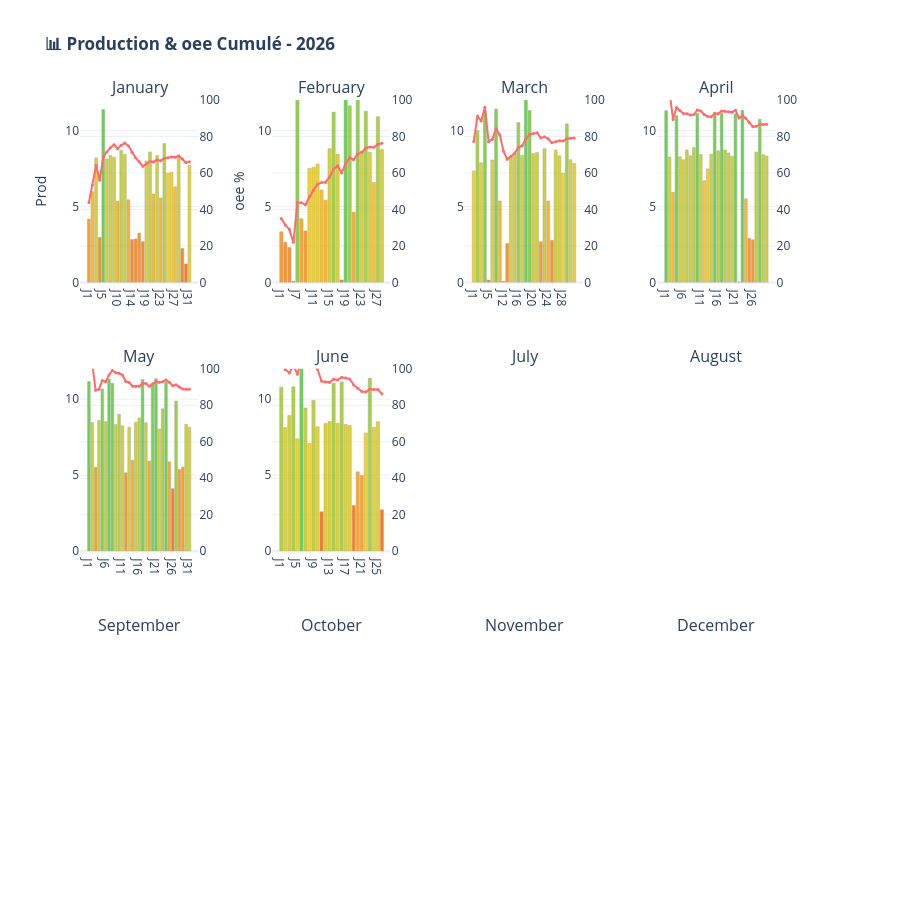

Notebook source saved alongside this figure:
### Code cell
dashboard.plot_histogramme_annuee(annea=2026, nom_produit='Ester')

### Figure 1 — Plotly figure (JSON) as saved in the notebook; plotly's stock layout.template omitted (floating-point values rounded to 4 significant figures)
{"data": [{"hovertemplate": "<b>%{x}</b><br>Prod: %{y:.1f}<extra></extra>", "marker": {"color": ["rgba(255, 143, 0, 0.85)", "rgba(255, 174, 0, 0.85)", "rgba(206, 204, 13, 0.85)", "rgba(255, 122, 0, 0.85)", "rgba(76, 204, 50, 0.85)", "rgba(209, 204, 12, 0.85)", "rgba(200, 204, 15, 0.85)", "rgba(204, 204, 14, 0.85)", "rgba(255, 163, 0, 0.85)", "rgba(185, 204, 19, 0.85)", "rgba(196, 204, 16, 0.85)", "rgba(255, 164, 0, 0.85)", "rgba(255, 119, 0, 0.85)", "rgba(255, 120, 0, 0.85)", "rgba(255, 127, 0, 0.85)", "rgba(255, 117, 0, 0.85)", "rgba(214, 204, 11, 0.85)", "rgba(190, 204, 18, 0.85)", "rgba(255, 171, 0, 0.85)", "rgba(200, 204, 15, 0.85)", "rgba(255, 167, 0, 0.85)", "rgba(167, 204, 24, 0.85)", "rgba(247, 204, 2, 0.85)", "rgba(244, 204, 2, 0.85)", "rgba(255, 179, 0, 0.85)", "rgba(203, 204, 14, 0.85)", "rgba(255, 109, 0, 0.85)", "rgba(255, 92, 0, 0.85)", "rgba(226, 204, 8, 0.85)"], "line": {"color": "darkgray", "width": 0.5}}, "name": "Prod", "showlegend": false, "text": ["4", "6", "8", "3", "11", "8", "8", "8", "5", "9", "8", "5", "3", "3", "3", "3", "8", "9", "6", "8", "6", "9", "7", "7", "6", "8", "2", "1", "8"], "textposition": "none", "type": "bar", "x": ["J1", "J2", "J3", "J4", "J5", "J6", "J7", "J8", "J10", "J11", "J12", "J13", "J14", "J15", "J16", "J18", "J19", "J20", "J21", "J22", "J23", "J24", "J25", "J26", "J27", "J28", "J29", "J30", "J31"], "xaxis": "x", "y": [4.167, 5.966, 8.185, 2.966, 11.38, 8.117, 8.34, 8.239, 5.331, 8.698, 8.424, 5.431, 2.823, 2.862, 3.243, 2.682, 7.985, 8.584, 5.814, 8.344, 5.56, 9.143, 7.184, 7.245, 6.285, 8.252, 2.235, 1.218, 7.708], "yaxis": "y"}, {"hovertemplate": "<b>%{x}</b><br>oee: %{y:.0f}%<extra></extra>", "line": {"color": "#FF6B6B", "width": 2}, "marker": {"color": "#FF6B6B", "size": 3}, "mode": "lines+markers", "name": "oee", "showlegend": false, "type": "scatter", "x": ["J1", "J2", "J3", "J4", "J5", "J6", "J7", "J8", "J10", "J11", "J12", "J13", "J14", "J15", "J16", "J18", "J19", "J20", "J21", "J22", "J23", "J24", "J25", "J26", "J27", "J28", "J29", "J30", "J31"], "xaxis": "x", "y": [43.87, 53.33, 64.27, 56.01, 68.77, 71.55, 73.87, 75.47, 73.32, 75.15, 76.38, 74.78, 71.31, 68.37, 66.09, 63.72, 64.92, 66.33, 66.06, 67.15, 66.74, 68.08, 68.41, 68.73, 68.63, 69.33, 67.64, 65.68, 66.21], "yaxis": "y2"}, {"hovertemplate": "<b>%{x}</b><br>Prod: %{y:.1f}<extra></extra>", "marker": {"color": ["rgba(255, 139, 0, 0.85)", "rgba(255, 129, 0, 0.85)", "rgba(255, 124, 0, 0.85)", "rgba(255, 92, 0, 0.85)", "rgba(118, 204, 38, 0.85)", "rgba(255, 151, 0, 0.85)", "rgba(255, 139, 0, 0.85)", "rgba(242, 204, 3, 0.85)", "rgba(240, 204, 4, 0.85)", "rgba(235, 204, 5, 0.85)", "rgba(255, 178, 0, 0.85)", "rgba(255, 168, 0, 0.85)", "rgba(209, 204, 12, 0.85)", "rgba(148, 204, 29, 0.85)", "rgba(218, 204, 10, 0.85)", "rgba(255, 93, 0, 0.85)", "rgba(76, 204, 50, 0.85)", "rgba(137, 204, 32, 0.85)", "rgba(255, 157, 0, 0.85)", "rgba(118, 204, 38, 0.85)", "rgba(213, 204, 11, 0.85)", "rgba(146, 204, 30, 0.85)", "rgba(215, 204, 11, 0.85)", "rgba(255, 185, 0, 0.85)", "rgba(155, 204, 27, 0.85)", "rgba(210, 204, 12, 0.85)"], "line": {"color": "darkgray", "width": 0.5}}, "name": "Prod", "showlegend": false, "text": ["3", "3", "2", "0", "12", "4", "3", "7", "8", "8", "6", "5", "9", "11", "8", "0", "14", "12", "5", "12", "9", "11", "9", "7", "11", "9"], "textposition": "none", "type": "bar", "x": ["J1", "J2", "J3", "J6", "J7", "J8", "J9", "J10", "J11", "J12", "J13", "J14", "J15", "J16", "J17", "J18", "J19", "J20", "J21", "J22", "J23", "J24", "J25", "J26", "J27", "J28"], "xaxis": "x2", "y": [3.331, 2.65, 2.297, 0.06924, 12.38, 4.185, 3.384, 7.499, 7.578, 7.783, 6.08, 5.402, 8.798, 11.2, 8.423, 0.1614, 14.02, 11.62, 4.628, 12.38, 8.62, 11.26, 8.557, 6.58, 10.9, 8.743], "yaxis": "y3"}, {"hovertemplate": "<b>%{x}</b><br>oee: %{y:.0f}%<extra></extra>", "line": {"color": "#FF6B6B", "width": 2}, "marker": {"color": "#FF6B6B", "size": 3}, "mode": "lines+markers", "name": "oee", "showlegend": false, "type": "scatter", "x": ["J1", "J2", "J3", "J6", "J7", "J8", "J9", "J10", "J11", "J12", "J13", "J14", "J15", "J16", "J17", "J18", "J19", "J20", "J21", "J22", "J23", "J24", "J25", "J26", "J27", "J28"], "xaxis": "x2", "y": [35.06, 31.48, 29.04, 21.96, 43.63, 43.7, 42.54, 47.09, 50.72, 53.84, 54.77, 54.94, 57.84, 62.13, 63.9, 60.01, 65.17, 68.34, 67.31, 70.46, 71.42, 73.56, 74.28, 74.07, 75.7, 76.33], "yaxis": "y4"}, {"hovertemplate": "<b>%{x}</b><br>Prod: %{y:.1f}<extra></extra>", "marker": {"color": ["rgba(243, 204, 3, 0.85)", "rgba(154, 204, 28, 0.85)", "rgba(225, 204, 8, 0.85)", "rgba(110, 204, 40, 0.85)", "rgba(255, 93, 0, 0.85)", "rgba(219, 204, 9, 0.85)", "rgba(106, 204, 41, 0.85)", "rgba(255, 168, 0, 0.85)", "rgba(255, 92, 0, 0.85)", "rgba(255, 127, 0, 0.85)", "rgba(212, 204, 11, 0.85)", "rgba(206, 204, 13, 0.85)", "rgba(136, 204, 33, 0.85)", "rgba(209, 204, 12, 0.85)", "rgba(76, 204, 50, 0.85)", "rgba(110, 204, 40, 0.85)", "rgba(205, 204, 13, 0.85)", "rgba(202, 204, 14, 0.85)", "rgba(255, 129, 0, 0.85)", "rgba(194, 204, 16, 0.85)", "rgba(255, 168, 0, 0.85)", "rgba(255, 130, 0, 0.85)", "rgba(197, 204, 16, 0.85)", "rgba(210, 204, 12, 0.85)", "rgba(249, 204, 1, 0.85)", "rgba(139, 204, 32, 0.85)", "rgba(218, 204, 10, 0.85)", "rgba(226, 204, 7, 0.85)"], "line": {"color": "darkgray", "width": 0.5}}, "name": "Prod", "showlegend": false, "text": ["7", "10", "8", "11", "0", "8", "11", "5", "0", "3", "8", "8", "11", "8", "12", "11", "8", "9", "3", "9", "5", "3", "9", "8", "7", "10", "8", "8"], "textposition": "none", "type": "bar", "x": ["J1", "J2", "J3", "J4", "J5", "J6", "J7", "J8", "J12", "J13", "J14", "J15", "J16", "J17", "J18", "J19", "J20", "J21", "J22", "J23", "J24", "J25", "J26", "J27", "J28", "J29", "J30", "J31"], "xaxis": "x3", "y": [7.337, 9.989, 7.876, 11.28, 0.1545, 8.057, 11.4, 5.354, 0.06962, 2.556, 8.255, 8.442, 10.51, 8.363, 12.3, 11.3, 8.471, 8.552, 2.671, 8.798, 5.353, 2.77, 8.716, 8.33, 7.173, 10.43, 8.077, 7.833], "yaxis": "y5"}, {"hovertemplate": "<b>%{x}</b><br>oee: %{y:.0f}%<extra></extra>", "line": {"color": "#FF6B6B", "width": 2}, "marker": {"color": "#FF6B6B", "size": 3}, "mode": "lines+markers", "name": "oee", "showlegend": false, "type": "scatter", "x": ["J1", "J2", "J3", "J4", "J5", "J6", "J7", "J8", "J12", "J13", "J14", "J15", "J16", "J17", "J18", "J19", "J20", "J21", "J22", "J23", "J24", "J25", "J26", "J27", "J28", "J29", "J30", "J31"], "xaxis": "x3", "y": [77.23, 91.19, 88.43, 96.01, 77.13, 78.41, 84.36, 80.86, 71.95, 67.45, 69.22, 70.85, 73.92, 74.93, 78.56, 81.09, 81.57, 82.04, 79.2, 79.87, 78.75, 76.49, 77.16, 77.6, 77.51, 78.76, 78.99, 79.11], "yaxis": "y6"}, {"hovertemplate": "<b>%{x}</b><br>Prod: %{y:.1f}<extra></extra>", "marker": {"color": ["rgba(77, 204, 49, 0.85)", "rgba(203, 204, 14, 0.85)", "rgba(255, 176, 0, 0.85)", "rgba(91, 204, 45, 0.85)", "rgba(202, 204, 14, 0.85)", "rgba(210, 204, 12, 0.85)", "rgba(184, 204, 19, 0.85)", "rgba(200, 204, 15, 0.85)", "rgba(177, 204, 21, 0.85)", "rgba(84, 204, 47, 0.85)", "rgba(196, 204, 16, 0.85)", "rgba(255, 187, 0, 0.85)", "rgba(235, 204, 5, 0.85)", "rgba(196, 204, 16, 0.85)", "rgba(82, 204, 48, 0.85)", "rgba(186, 204, 19, 0.85)", "rgba(84, 204, 47, 0.85)", "rgba(183, 204, 19, 0.85)", "rgba(192, 204, 17, 0.85)", "rgba(201, 204, 15, 0.85)", "rgba(85, 204, 47, 0.85)", "rgba(255, 92, 0, 0.85)", "rgba(76, 204, 50, 0.85)", "rgba(255, 170, 0, 0.85)", "rgba(255, 133, 0, 0.85)", "rgba(255, 131, 0, 0.85)", "rgba(189, 204, 18, 0.85)", "rgba(100, 204, 43, 0.85)", "rgba(197, 204, 16, 0.85)", "rgba(200, 204, 15, 0.85)"], "line": {"color": "darkgray", "width": 0.5}}, "name": "Prod", "showlegend": false, "text": ["11", "8", "6", "11", "8", "8", "9", "8", "9", "11", "8", "7", "7", "8", "11", "9", "11", "9", "9", "8", "11", "0", "11", "5", "3", "3", "9", "11", "8", "8"], "textposition": "none", "type": "bar", "x": ["J1", "J2", "J3", "J4", "J5", "J6", "J7", "J8", "J9", "J10", "J11", "J12", "J13", "J14", "J15", "J16", "J17", "J18", "J19", "J20", "J21", "J22", "J23", "J24", "J25", "J26", "J27", "J28", "J29", "J30"], "xaxis": "x4", "y": [11.3, 8.247, 5.923, 10.96, 8.265, 8.068, 8.713, 8.327, 8.875, 11.12, 8.412, 6.684, 7.467, 8.426, 11.18, 8.656, 11.13, 8.717, 8.518, 8.298, 11.1, 0.02586, 11.32, 5.499, 2.906, 2.8, 8.577, 10.74, 8.402, 8.315], "yaxis": "y7"}, {"hovertemplate": "<b>%{x}</b><br>oee: %{y:.0f}%<extra></extra>", "line": {"color": "#FF6B6B", "width": 2}, "marker": {"color": "#FF6B6B", "size": 3}, "mode": "lines+markers", "name": "oee", "showlegend": false, "type": "scatter", "x": ["J1", "J2", "J3", "J4", "J5", "J6", "J7", "J8", "J9", "J10", "J11", "J12", "J13", "J14", "J15", "J16", "J17", "J18", "J19", "J20", "J21", "J22", "J23", "J24", "J25", "J26", "J27", "J28", "J29", "J30"], "xaxis": "x4", "y": [118.9, 102.9, 89.35, 95.86, 94.08, 92.56, 92.44, 91.84, 92.01, 94.52, 93.97, 92.01, 90.97, 90.81, 92.61, 92.51, 93.96, 93.84, 93.62, 93.31, 94.42, 90.14, 91.41, 90.01, 87.63, 85.39, 85.58, 86.56, 86.62, 86.65], "yaxis": "y8"}, {"hovertemplate": "<b>%{x}</b><br>Prod: %{y:.1f}<extra></extra>", "marker": {"color": ["rgba(83, 204, 47, 0.85)", "rgba(195, 204, 16, 0.85)", "rgba(255, 140, 0, 0.85)", "rgba(189, 204, 18, 0.85)", "rgba(104, 204, 42, 0.85)", "rgba(192, 204, 17, 0.85)", "rgba(77, 204, 49, 0.85)", "rgba(88, 204, 46, 0.85)", "rgba(200, 204, 15, 0.85)", "rgba(172, 204, 23, 0.85)", "rgba(203, 204, 14, 0.85)", "rgba(255, 128, 0, 0.85)", "rgba(207, 204, 13, 0.85)", "rgba(255, 156, 0, 0.85)", "rgba(193, 204, 17, 0.85)", "rgba(182, 204, 20, 0.85)", "rgba(78, 204, 49, 0.85)", "rgba(195, 204, 16, 0.85)", "rgba(255, 155, 0, 0.85)", "rgba(90, 204, 46, 0.85)", "rgba(76, 204, 50, 0.85)", "rgba(212, 204, 11, 0.85)", "rgba(157, 204, 27, 0.85)", "rgba(85, 204, 47, 0.85)", "rgba(255, 153, 0, 0.85)", "rgba(255, 92, 0, 0.85)", "rgba(136, 204, 33, 0.85)", "rgba(255, 135, 0, 0.85)", "rgba(255, 141, 0, 0.85)", "rgba(199, 204, 15, 0.85)", "rgba(207, 204, 13, 0.85)"], "line": {"color": "darkgray", "width": 0.5}}, "name": "Prod", "showlegend": false, "text": ["11", "8", "6", "9", "11", "9", "11", "11", "8", "9", "8", "5", "8", "6", "8", "9", "11", "8", "6", "11", "11", "8", "9", "11", "6", "4", "10", "5", "6", "8", "8"], "textposition": "none", "type": "bar", "x": ["J1", "J2", "J3", "J4", "J5", "J6", "J7", "J8", "J9", "J10", "J11", "J12", "J13", "J14", "J15", "J16", "J17", "J18", "J19", "J20", "J21", "J22", "J23", "J24", "J25", "J26", "J27", "J28", "J29", "J30", "J31"], "xaxis": "x5", "y": [11.17, 8.459, 5.519, 8.604, 10.67, 8.525, 11.32, 11.06, 8.335, 9.006, 8.252, 5.157, 8.156, 5.98, 8.487, 8.767, 11.3, 8.444, 5.935, 11.01, 11.35, 8.039, 9.367, 11.13, 5.88, 4.115, 9.882, 5.373, 5.532, 8.353, 8.158], "yaxis": "y9"}, {"hovertemplate": "<b>%{x}</b><br>oee: %{y:.0f}%<extra></extra>", "line": {"color": "#FF6B6B", "width": 2}, "marker": {"color": "#FF6B6B", "size": 3}, "mode": "lines+markers", "name": "oee", "showlegend": false, "type": "scatter", "x": ["J1", "J2", "J3", "J4", "J5", "J6", "J7", "J8", "J9", "J10", "J11", "J12", "J13", "J14", "J15", "J16", "J17", "J18", "J19", "J20", "J21", "J22", "J23", "J24", "J25", "J26", "J27", "J28", "J29", "J30", "J31"], "xaxis": "x5", "y": [117.6, 103.3, 88.24, 88.82, 93.53, 92.9, 96.65, 99.12, 97.85, 97.55, 96.58, 93.05, 92.5, 90.39, 90.32, 90.44, 92.12, 91.94, 90.39, 91.66, 92.99, 92.61, 92.87, 93.88, 92.6, 90.7, 91.2, 89.96, 88.86, 88.83, 88.74], "yaxis": "y10"}, {"hovertemplate": "<b>%{x}</b><br>Prod: %{y:.1f}<extra></extra>", "marker": {"color": ["rgba(160, 204, 26, 0.85)", "rgba(226, 204, 7, 0.85)", "rgba(206, 204, 13, 0.85)", "rgba(159, 204, 26, 0.85)", "rgba(245, 204, 2, 0.85)", "rgba(76, 204, 50, 0.85)", "rgba(194, 204, 16, 0.85)", "rgba(252, 204, 0, 0.85)", "rgba(182, 204, 20, 0.85)", "rgba(225, 204, 8, 0.85)", "rgba(255, 92, 0, 0.85)", "rgba(219, 204, 9, 0.85)", "rgba(216, 204, 10, 0.85)", "rgba(153, 204, 28, 0.85)", "rgba(219, 204, 9, 0.85)", "rgba(151, 204, 28, 0.85)", "rgba(221, 204, 9, 0.85)", "rgba(223, 204, 8, 0.85)", "rgba(255, 101, 0, 0.85)", "rgba(255, 151, 0, 0.85)", "rgba(255, 146, 0, 0.85)", "rgba(235, 204, 5, 0.85)", "rgba(145, 204, 30, 0.85)", "rgba(226, 204, 8, 0.85)", "rgba(217, 204, 10, 0.85)", "rgba(255, 95, 0, 0.85)"], "line": {"color": "darkgray", "width": 0.5}}, "name": "Prod", "showlegend": false, "text": ["11", "8", "9", "11", "7", "14", "9", "7", "10", "8", "3", "8", "9", "11", "8", "11", "8", "8", "3", "5", "5", "8", "11", "8", "9", "3"], "textposition": "none", "type": "bar", "x": ["J1", "J2", "J3", "J4", "J5", "J6", "J7", "J8", "J9", "J10", "J11", "J12", "J13", "J14", "J15", "J16", "J17", "J18", "J19", "J20", "J21", "J22", "J23", "J24", "J25", "J26"], "xaxis": "x6", "y": [10.79, 8.134, 8.927, 10.81, 7.398, 14.13, 9.417, 7.094, 9.91, 8.191, 2.593, 8.406, 8.529, 11.06, 8.416, 11.13, 8.33, 8.267, 3.008, 5.221, 4.974, 7.778, 11.37, 8.153, 8.517, 2.728], "yaxis": "y11"}, {"hovertemplate": "<b>%{x}</b><br>oee: %{y:.0f}%<extra></extra>", "line": {"color": "#FF6B6B", "width": 2}, "marker": {"color": "#FF6B6B", "size": 3}, "mode": "lines+markers", "name": "oee", "showlegend": false, "type": "scatter", "x": ["J1", "J2", "J3", "J4", "J5", "J6", "J7", "J8", "J9", "J10", "J11", "J12", "J13", "J14", "J15", "J16", "J17", "J18", "J19", "J20", "J21", "J22", "J23", "J24", "J25", "J26"], "xaxis": "x6", "y": [113.6, 99.6, 97.72, 101.7, 96.97, 105.6, 104.7, 100.9, 101.3, 99.8, 93.2, 92.81, 92.58, 94.28, 93.9, 95.35, 94.9, 94.47, 91.16, 89.35, 87.59, 87.33, 88.74, 88.62, 88.66, 86.35], "yaxis": "y12"}], "layout": {"annotations": [{"font": {"size": 16}, "showarrow": false, "text": "January", "x": 0.08, "xanchor": "center", "xref": "paper", "y": 1, "yanchor": "bottom", "yref": "paper"}, {"font": {"size": 16}, "showarrow": false, "text": "February", "x": 0.34, "xanchor": "center", "xref": "paper", "y": 1, "yanchor": "bottom", "yref": "paper"}, {"font": {"size": 16}, "showarrow": false, "text": "March", "x": 0.6, "xanchor": "center", "xref": "paper", "y": 1, "yanchor": "bottom", "yref": "paper"}, {"font": {"size": 16}, "showarrow": false, "text": "April", "x": 0.86, "xanchor": "center", "xref": "paper", "y": 1, "yanchor": "bottom", "yref": "paper"}, {"font": {"size": 16}, "showarrow": false, "text": "May", "x": 0.08, "xanchor": "center", "xref": "paper", "y": 0.6267, "yanchor": "bottom", "yref": "paper"}, {"font": {"size": 16}, "showarrow": false, "text": "June", "x": 0.34, "xanchor": "center", "xref": "paper", "y": 0.6267, "yanchor": "bottom", "yref": "paper"}, {"font": {"size": 16}, "showarrow": false, "text": "July", "x": 0.6, "xanchor": "center", "xref": "paper", "y": 0.6267, "yanchor": "bottom", "yref": "paper"}, {"font": {"size": 16}, "showarrow": false, "text": "August", "x": 0.86, "xanchor": "center", "xref": "paper", "y": 0.6267, "yanchor": "bottom", "yref": "paper"}, {"font": {"size": 16}, "showarrow": false, "text": "September", "x": 0.08, "xanchor": "center", "xref": "paper", "y": 0.2533, "yanchor": "bottom", "yref": "paper"}, {"font": {"size": 16}, "showarrow": false, "text": "October", "x": 0.34, "xanchor": "center", "xref": "paper", "y": 0.2533, "yanchor": "bottom", "yref": "paper"}, {"font": {"size": 16}, "showarrow": false, "text": "November", "x": 0.6, "xanchor": "center", "xref": "paper", "y": 0.2533, "yanchor": "bottom", "yref": "paper"}, {"font": {"size": 16}, "showarrow": false, "text": "December", "x": 0.86, "xanchor": "center", "xref": "paper", "y": 0.2533, "yanchor": "bottom", "yref": "paper"}], "height": 900, "hovermode": "closest", "showlegend": false, "title": {"text": "<b>📊 Production & oee Cumulé - 2026</b>"}, "xaxis": {"anchor": "y", "domain": [0, 0.16]}, "xaxis10": {"anchor": "y19", "domain": [0.26, 0.42]}, "xaxis11": {"anchor": "y21", "domain": [0.52, 0.68]}, "xaxis12": {"anchor": "y23", "domain": [0.78, 0.94]}, "xaxis2": {"anchor": "y3", "domain": [0.26, 0.42]}, "xaxis3": {"anchor": "y5", "domain": [0.52, 0.68]}, "xaxis4": {"anchor": "y7", "domain": [0.78, 0.94]}, "xaxis5": {"anchor": "y9", "domain": [0, 0.16]}, "xaxis6": {"anchor": "y11", "domain": [0.26, 0.42]}, "xaxis7": {"anchor": "y13", "domain": [0.52, 0.68]}, "xaxis8": {"anchor": "y15", "domain": [0.78, 0.94]}, "xaxis9": {"anchor": "y17", "domain": [0, 0.16]}, "yaxis": {"anchor": "x", "domain": [0.7467, 1], "range": [0, 12], "title": {"text": "Prod"}}, "yaxis10": {"anchor": "x5", "overlaying": "y9", "range": [0, 100], "side": "right"}, "yaxis11": {"anchor": "x6", "domain": [0.3733, 0.6267], "range": [0, 12]}, "yaxis12": {"anchor": "x6", "overlaying": "y11", "range": [0, 100], "side": "right"}, "yaxis13": {"anchor": "x7", "domain": [0.3733, 0.6267]}, "yaxis14": {"anchor": "x7", "overlaying": "y13", "side": "right"}, "yaxis15": {"anchor": "x8", "domain": [0.3733, 0.6267]}, "yaxis16": {"anchor": "x8", "overlaying": "y15", "side": "right"}, "yaxis17": {"anchor": "x9", "domain": [0, 0.2533]}, "yaxis18": {"anchor": "x9", "overlaying": "y17", "side": "right"}, "yaxis19": {"anchor": "x10", "domain": [0, 0.2533]}, "yaxis2": {"anchor": "x", "overlaying": "y", "range": [0, 100], "side": "right", "title": {"text": "oee %"}}, "yaxis20": {"anchor": "x10", "overlaying": "y19", "side": "right"}, "yaxis21": {"anchor": "x11", "domain": [0, 0.2533]}, "yaxis22": {"anchor": "x11", "overlaying": "y21", "side": "right"}, "yaxis23": {"anchor": "x12", "domain": [0, 0.2533]}, "yaxis24": {"anchor": "x12", "overlaying": "y23", "side": "right"}, "yaxis3": {"anchor": "x2", "domain": [0.7467, 1], "range": [0, 12]}, "yaxis4": {"anchor": "x2", "overlaying": "y3", "range": [0, 100], "side": "right"}, "yaxis5": {"anchor": "x3", "domain": [0.7467, 1], "range": [0, 12]}, "yaxis6": {"anchor": "x3", "overlaying": "y5", "range": [0, 100], "side": "right"}, "yaxis7": {"anchor": "x4", "domain": [0.7467, 1], "range": [0, 12]}, "yaxis8": {"anchor": "x4", "overlaying": "y7", "range": [0, 100], "side": "right"}, "yaxis9": {"anchor": "x5", "domain": [0.3733, 0.6267], "range": [0, 12]}}}
